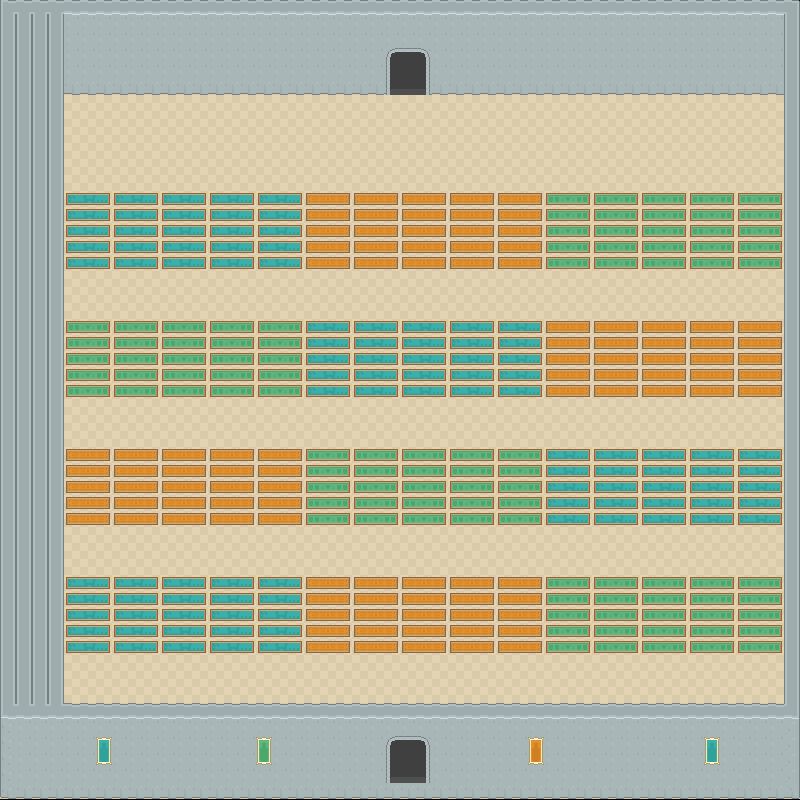

Rendered tile map (Tiled .tmx) drawn with the repository's tilesets; below, a short description and the map source with its tile grids summarised:
An orthogonal 50x50 tile map with 16x16 px tiles, 4 tile layers (Ground, Wrong, Wall, Decorations), 2 tilesets.

<map version="1.10" tiledversion="1.11.2" orientation="orthogonal" renderorder="right-down" width="50" height="50" tilewidth="16" tileheight="16" infinite="0" nextlayerid="5" nextobjectid="1">
 <editorsettings>
  <export target="floorSix.json" format="json" />
 </editorsettings>
 <tileset firstgid="1" name="tilemap_packed" tilewidth="17" tileheight="17" tilecount="476" columns="28">
  <image source="tilemap_packed.png" width="492" height="305" />
  <tile id="8">
   <properties>
    <property name="collides" type="bool" value="true" />
   </properties>
  </tile>
  <tile id="9">
   <properties>
    <property name="collides" type="bool" value="true" />
   </properties>
  </tile>
  <tile id="10">
   <properties>
    <property name="collides" type="bool" value="true" />
   </properties>
  </tile>
  <tile id="11">
   <properties>
    <property name="collides" type="bool" value="true" />
   </properties>
  </tile>
  <tile id="12">
   <properties>
    <property name="collides" type="bool" value="true" />
   </properties>
  </tile>
  <tile id="13">
   <properties>
    <property name="collides" type="bool" value="true" />
   </properties>
  </tile>
  <tile id="14">
   <properties>
    <property name="collides" type="bool" value="true" />
   </properties>
  </tile>
  <tile id="15">
   <properties>
    <property name="collides" type="bool" value="true" />
   </properties>
  </tile>
  <tile id="16">
   <properties>
    <property name="collides" type="bool" value="true" />
   </properties>
  </tile>
  <tile id="17">
   <properties>
    <property name="collides" type="bool" value="true" />
   </properties>
  </tile>
  <tile id="18">
   <properties>
    <property name="collides" type="bool" value="true" />
   </properties>
  </tile>
  <tile id="19">
   <properties>
    <property name="collides" type="bool" value="true" />
   </properties>
  </tile>
  <tile id="20">
   <properties>
    <property name="collides" type="bool" value="true" />
   </properties>
  </tile>
  <tile id="36">
   <properties>
    <property name="collides" type="bool" value="true" />
   </properties>
  </tile>
  <tile id="37">
   <properties>
    <property name="collides" type="bool" value="true" />
   </properties>
  </tile>
  <tile id="38">
   <properties>
    <property name="collides" type="bool" value="true" />
   </properties>
  </tile>
  <tile id="39">
   <properties>
    <property name="collides" type="bool" value="true" />
   </properties>
  </tile>
  <tile id="40">
   <properties>
    <property name="collides" type="bool" value="true" />
   </properties>
  </tile>
  <tile id="41">
   <properties>
    <property name="collides" type="bool" value="true" />
   </properties>
  </tile>
  <tile id="42">
   <properties>
    <property name="collides" type="bool" value="true" />
   </properties>
  </tile>
  <tile id="43">
   <properties>
    <property name="collides" type="bool" value="true" />
   </properties>
  </tile>
  <tile id="44">
   <properties>
    <property name="collides" type="bool" value="true" />
   </properties>
  </tile>
  <tile id="45">
   <properties>
    <property name="collides" type="bool" value="true" />
   </properties>
  </tile>
  <tile id="46">
   <properties>
    <property name="collides" type="bool" value="true" />
   </properties>
  </tile>
  <tile id="47">
   <properties>
    <property name="collides" type="bool" value="true" />
   </properties>
  </tile>
  <tile id="48">
   <properties>
    <property name="collides" type="bool" value="true" />
   </properties>
  </tile>
  <tile id="64">
   <properties>
    <property name="collides" type="bool" value="true" />
   </properties>
  </tile>
  <tile id="65">
   <properties>
    <property name="collides" type="bool" value="true" />
   </properties>
  </tile>
  <tile id="66">
   <properties>
    <property name="collides" type="bool" value="true" />
   </properties>
  </tile>
  <tile id="67">
   <properties>
    <property name="collides" type="bool" value="true" />
   </properties>
  </tile>
  <tile id="68">
   <properties>
    <property name="collides" type="bool" value="true" />
   </properties>
  </tile>
  <tile id="69">
   <properties>
    <property name="collides" type="bool" value="true" />
   </properties>
  </tile>
  <tile id="70">
   <properties>
    <property name="collides" type="bool" value="true" />
   </properties>
  </tile>
  <tile id="71">
   <properties>
    <property name="collides" type="bool" value="true" />
   </properties>
  </tile>
  <tile id="72">
   <properties>
    <property name="collides" type="bool" value="true" />
   </properties>
  </tile>
  <tile id="73">
   <properties>
    <property name="collides" type="bool" value="true" />
   </properties>
  </tile>
  <tile id="74">
   <properties>
    <property name="collides" type="bool" value="true" />
   </properties>
  </tile>
  <tile id="75">
   <properties>
    <property name="collides" type="bool" value="true" />
   </properties>
  </tile>
  <tile id="76">
   <properties>
    <property name="collides" type="bool" value="true" />
   </properties>
  </tile>
  <tile id="92">
   <properties>
    <property name="collides" type="bool" value="true" />
   </properties>
  </tile>
  <tile id="93">
   <properties>
    <property name="collides" type="bool" value="true" />
   </properties>
  </tile>
  <tile id="94">
   <properties>
    <property name="collides" type="bool" value="true" />
   </properties>
  </tile>
  <tile id="95">
   <properties>
    <property name="collides" type="bool" value="true" />
   </properties>
  </tile>
  <tile id="96">
   <properties>
    <property name="collides" type="bool" value="true" />
   </properties>
  </tile>
  <tile id="97">
   <properties>
    <property name="collides" type="bool" value="true" />
   </properties>
  </tile>
  <tile id="98">
   <properties>
    <property name="collides" type="bool" value="true" />
   </properties>
  </tile>
  <tile id="99">
   <properties>
    <property name="collides" type="bool" value="true" />
   </properties>
  </tile>
  <tile id="100">
   <properties>
    <property name="collides" type="bool" value="true" />
   </properties>
  </tile>
  <tile id="101">
   <properties>
    <property name="collides" type="bool" value="true" />
   </properties>
  </tile>
  <tile id="102">
   <properties>
    <property name="collides" type="bool" value="true" />
   </properties>
  </tile>
  <tile id="103">
   <properties>
    <property name="collides" type="bool" value="true" />
   </properties>
  </tile>
  <tile id="104">
   <properties>
    <property name="collides" type="bool" value="true" />
   </properties>
  </tile>
  <tile id="124">
   <properties>
    <property name="collides" type="bool" value="true" />
   </properties>
  </tile>
  <tile id="125">
   <properties>
    <property name="collides" type="bool" value="true" />
   </properties>
  </tile>
  <tile id="126">
   <properties>
    <property name="collides" type="bool" value="true" />
   </properties>
  </tile>
  <tile id="127">
   <properties>
    <property name="collides" type="bool" value="true" />
   </properties>
  </tile>
  <tile id="128">
   <properties>
    <property name="collides" type="bool" value="true" />
   </properties>
  </tile>
  <tile id="129">
   <properties>
    <property name="collides" type="bool" value="true" />
   </properties>
  </tile>
  <tile id="130">
   <properties>
    <property name="collides" type="bool" value="true" />
   </properties>
  </tile>
  <tile id="131">
   <properties>
    <property name="collides" type="bool" value="true" />
   </properties>
  </tile>
  <tile id="132">
   <properties>
    <property name="collides" type="bool" value="true" />
   </properties>
  </tile>
  <tile id="301">
   <properties>
    <property name="exit" type="bool" value="true" />
   </properties>
  </tile>
  <tile id="302">
   <properties>
    <property name="exit" type="bool" value="true" />
   </properties>
  </tile>
  <tile id="303">
   <properties>
    <property name="exit" type="bool" value="true" />
   </properties>
  </tile>
  <tile id="329">
   <properties>
    <property name="exit" type="bool" value="true" />
   </properties>
  </tile>
  <tile id="330">
   <properties>
    <property name="exit" type="bool" value="true" />
   </properties>
  </tile>
  <tile id="331">
   <properties>
    <property name="exit" type="bool" value="true" />
   </properties>
  </tile>
  <tile id="357">
   <properties>
    <property name="exit" type="bool" value="true" />
   </properties>
  </tile>
  <tile id="358">
   <properties>
    <property name="exit" type="bool" value="true" />
   </properties>
  </tile>
  <tile id="359">
   <properties>
    <property name="exit" type="bool" value="true" />
   </properties>
  </tile>
  <tile id="438">
   <properties>
    <property name="wrong" type="bool" value="true" />
   </properties>
  </tile>
 </tileset>
 <tileset firstgid="477" name="tilemap2_packed" tilewidth="17" tileheight="17" tilecount="442" columns="26">
  <image source="tilemap2_packed.png" width="458" height="305" />
 </tileset>
 <layer id="2" name="Ground" width="50" height="50">
  <data>[2500 cells, 1850 non-empty, 1 distinct tile ids]</data>
 </layer>
 <layer id="4" name="Wrong" width="50" height="50">
  <data>[2500 cells, 600 non-empty, 1 distinct tile ids]</data>
 </layer>
 <layer id="1" name="Wall" width="50" height="50">
  <data>[2500 cells, 790 non-empty, 14 distinct tile ids]</data>
 </layer>
 <layer id="3" name="Decorations" width="50" height="50">
  <data>[2500 cells, 926 non-empty, 24 distinct tile ids]</data>
 </layer>
</map>
